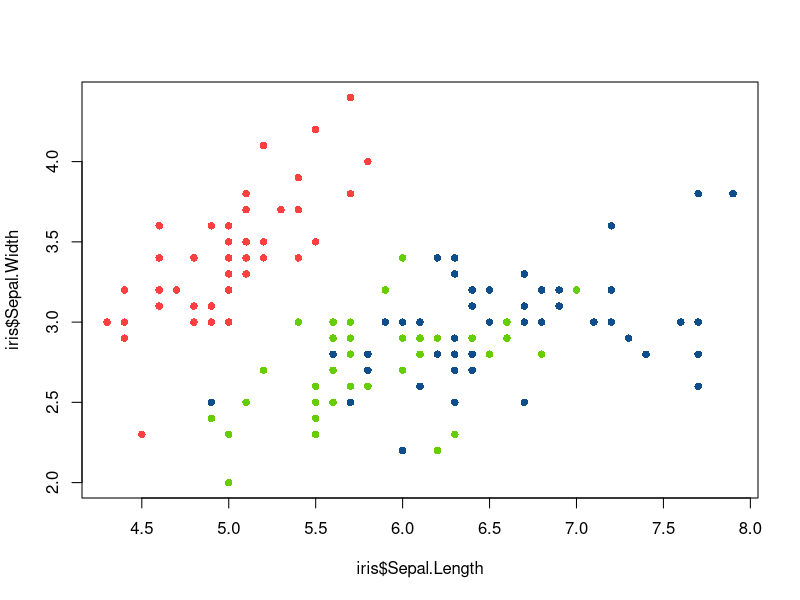
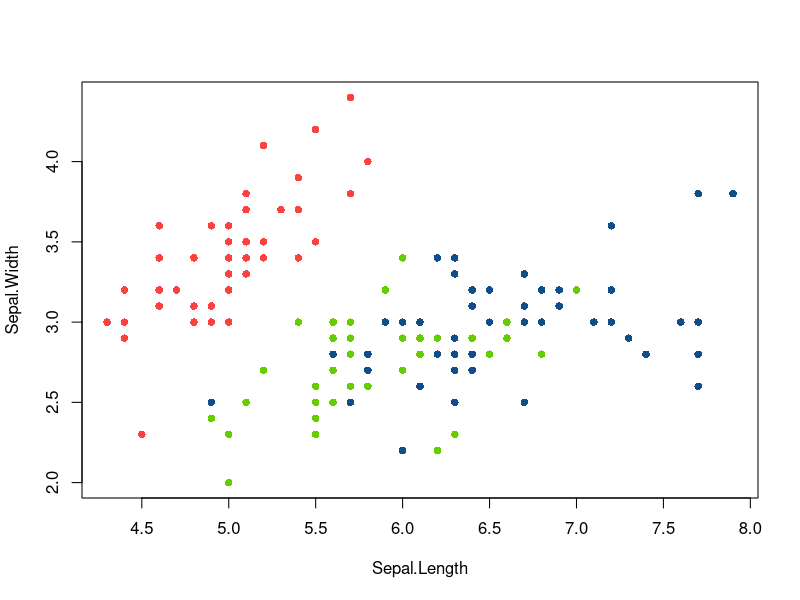
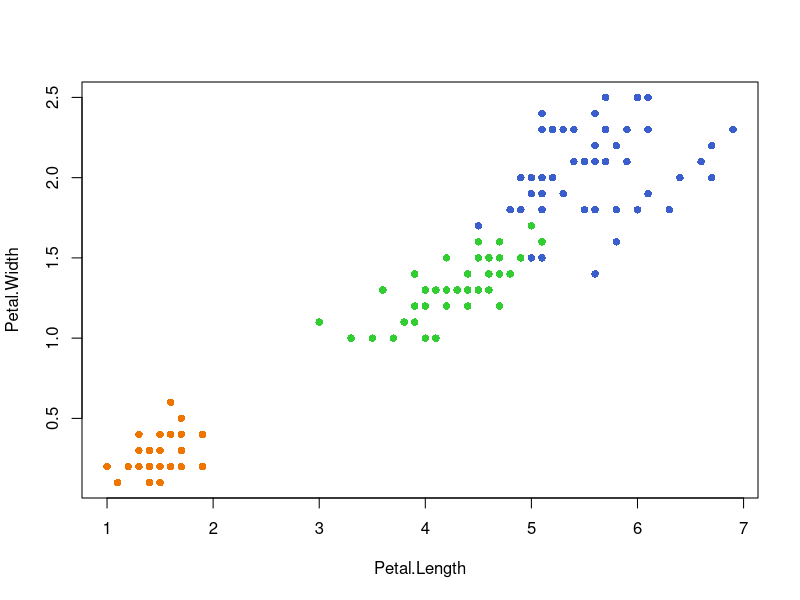
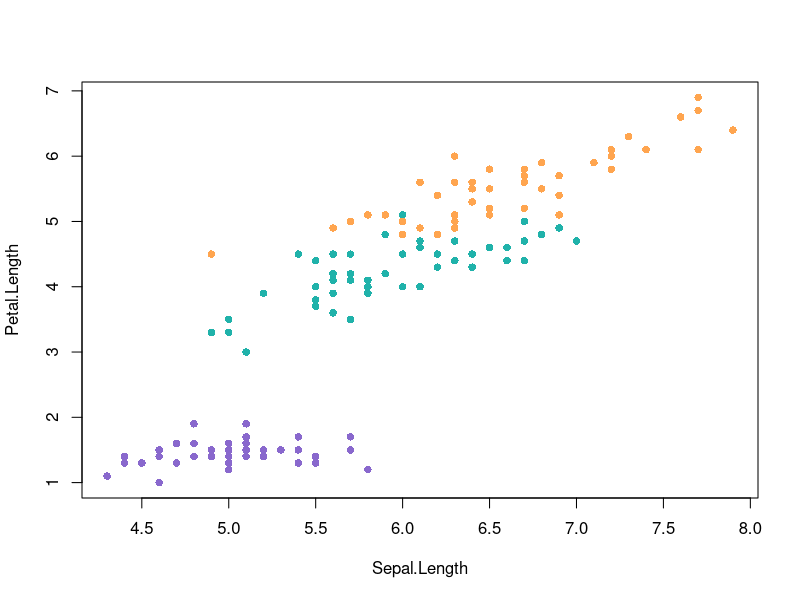

Recreate these plots in R, in order. (Note: this script raises an error after producing the figures.)
# graphics device: screen, file
options("device")
?dev.off
?windows

dev.list()    # NULL
dev.cur()     # null device
par("din")    # R.O.; the device dimensions, in inches
dev.size()    # in nches, cm, or pixels
# inches by default, updated immediately when an on-screen
# device windows is re-sized

dev.new()    # NULL
dev.cur()    # RStudioGD 2
c1 <- colors()[c(33, 50, 132)]
plot(iris$Sepal.Length, iris$Sepal.Width, pch=16, col=c1[iris$Species])
with(iris, plot(Sepal.Length, Sepal.Width, pch=16, col=c1[Species]))
# the axis labels change

dev.new()    # NULL
dev.cur()    # windows 4
c2 <- colors()[c(92, 448, 565)]
with(iris, plot(Petal.Length, Petal.Width, pch=16, col=c2[Species]))

dev.new()    # NULL
dev.cur()    # windows 5
c3 <- colors()[c(470, 429, 621)]
with(iris, plot(Sepal.Length, Petal.Length, pch=16, col=c3[Species]))

dev.list()
dev.prev()
dev.set(2)
dev.cur()
slmean <- mean(iris$Sepal.Length)
abline(v=slmean, col="darkorange3", lwd=2)   # lwd: line width

dev.next()
dev.cur()
swmean <- mean(iris$Sepal.Width)
abline(h=swmean, col="darkorchid2", lwd=2)

dev.prev()
dev.cur()
dev.set(5)
abline(v=6, col="chartreuse", lwd=2)
dev.copy(which=4)
dev.cur()
# ?dev.copy
# copies the graphics contents of the current device to the 
# device specified by which
# the device copied to becomes the current device
dev.copy2pdf(file="device_pic.pdf")
# it's not necessary to close the device
dev.copy(png, file="device_pic.png")   # device_pic.png 0KB
# device needs to be closed
dev.off()
# shuts down the specified (by default the current) device
graphics.off()
# shuts down all open graphics devices

# output graphics
pdf(file="Sepal_L_vs_W.pdf")
with(iris, plot(Sepal.Length, Sepal.Width, pch=16, col=c1[Species]))
dev.off()
png(file="Sepal_L_vs_W-1.png")
with(iris, plot(Sepal.Length, Sepal.Width, pch=16, col=c1[Species]))
dev.off()
png(file="Sepal_L_vs_W-2.png", width=960, height=960)
with(iris, plot(Sepal.Length, Sepal.Width, pch=16, col=c1[Species]))
dev.off()
png(file="Sepal_L_vs_W-3.png", bg="transparent")
with(iris, plot(Sepal.Length, Sepal.Width, pch=16, col=c1[Species]))
dev.off()
